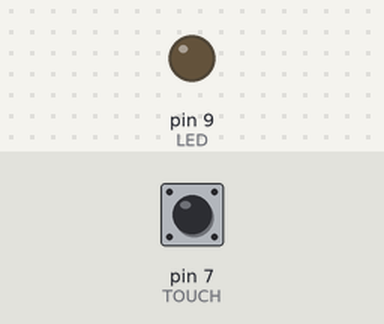
A sketch run on a simulated Arduino Uno, built with avr-gcc and run on an emulated ATmega328P. Shown: output pins drawn as LEDs (lit = HIGH). Inputs (shaded band) come from the test bench; at power-on: pin 7 (TOUCH) LOW.

Above: at 1.2 s.
1.3 s: pin 7 (TOUCH) pulled HIGH for 0.15 s
At 2.1 s:
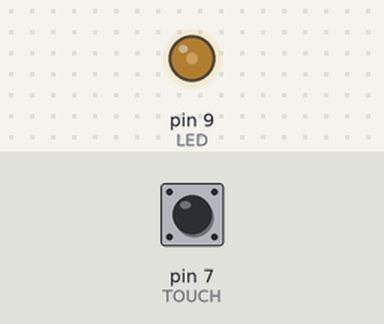
2.9 s: pin 7 (TOUCH) pulled HIGH for 1 s
At 4.6 s:
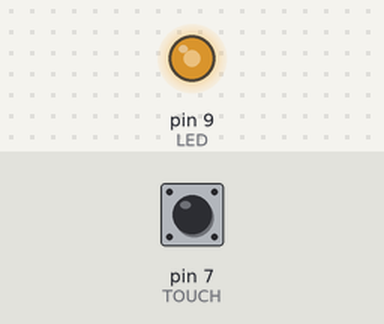
5.4 s: pin 7 (TOUCH) pulled HIGH for 0.15 s
At 6.4 s:
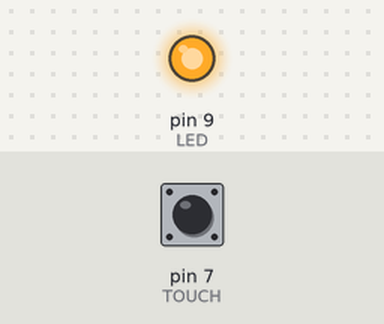
Timing chart, 0 to 8.4 s (numbered marks = the images above; inputs shaded):
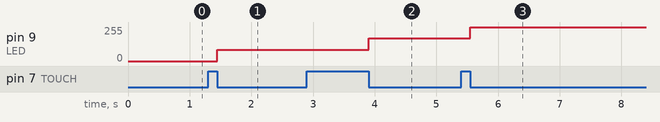

Measured:
- after the input at 1.3 s, pin 9 (LED): 0/255 → 85/255 after 0.15 s
- after the input at 2.9 s, pin 9 (LED): 85/255 → 170/255 after 1.0 s
- after the input at 5.4 s, pin 9 (LED): 170/255 → 255/255 after 0.15 s

The sketch:

LED_LIGHT.ino
```cpp
#define TOUCH 7
#define LED 9

unsigned long startTime;
unsigned long touchTime;
int count = 0;

void setup(){
  pinMode(LED, OUTPUT);
  pinMode(TOUCH, INPUT);
}

void loop(){
  if (digitalRead(TOUCH) == HIGH){
    count++;
    startTime = millis();
    while(digitalRead(TOUCH)==HIGH);
    touchTime = millis() - startTime;
    if(touchTime >= 2000){
      analogWrite(LED, 0);
      count = 0;
    }
  }

  switch(count){
    case 1:
      analogWrite(LED, 85);
      break;
    case 2:
      analogWrite(LED, 170);
      break;
    case 3:
      analogWrite(LED, 255);
      break;
    case 4:
      analogWrite(LED, 0);
      count = 0;
      break;
  }
}
```
